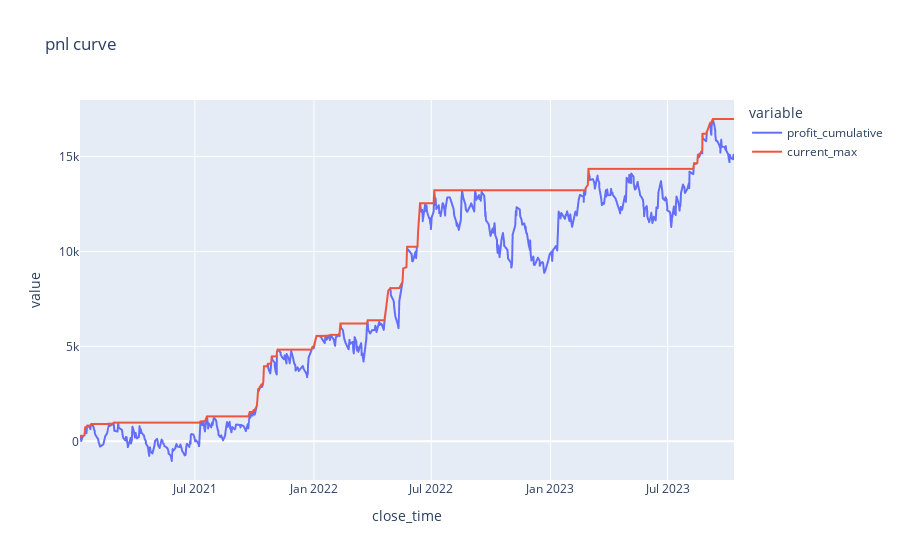
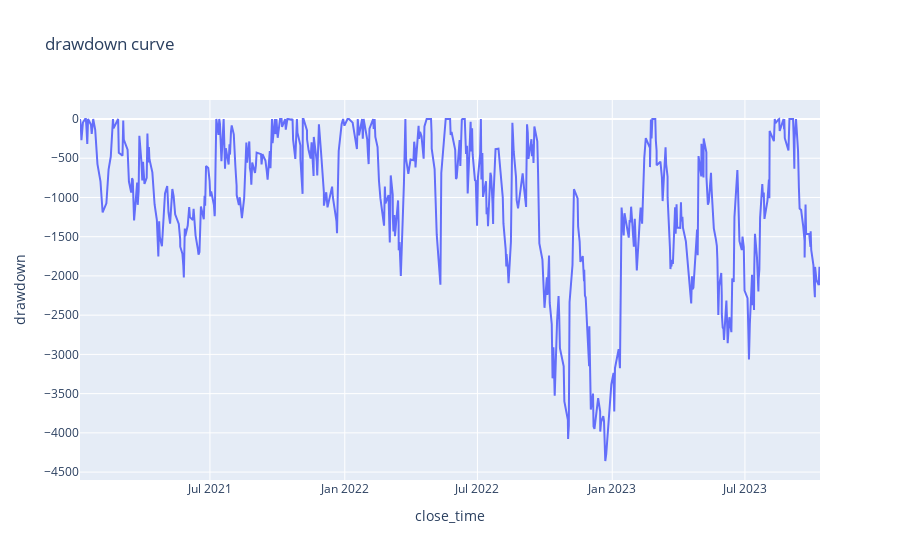

Write notebook code for charts like these, in order.
### Code cell
# 7) Absolute Drawdown
df['current_max'] = df['profit_cumulative'].expanding().max()
df['drawdown'] = df['profit_cumulative'] - df['current_max']
display(df)

fig_drawdown = px.line(df, x='close_time', y=['profit_cumulative', 'current_max'], title='pnl curve')
display(fig_drawdown)

fig_drawdown2 = px.line(df, x='close_time', y='drawdown', title='drawdown curve')
display(fig_drawdown2)

max_drawdown = df['drawdown'].min()
print('max_drawdown', round(max_drawdown, 2))

### Figure 1 — Plotly figure (JSON) as saved in the notebook; plotly's stock layout.template omitted (floating-point values rounded to 4 significant figures; data arrays with more than 128 entries replaced by an {"elided": "..."} marker saying what was removed)
{"data": [{"hovertemplate": "variable=profit_cumulative<br>close_time=%{x}<br>value=%{y}<extra></extra>", "legendgroup": "profit_cumulative", "line": {"color": "#636efa", "dash": "solid"}, "marker": {"symbol": "circle"}, "mode": "lines", "name": "profit_cumulative", "showlegend": true, "type": "scattergl", "x": {"elided": "631 str values"}, "xaxis": "x", "y": {"elided": "631 float values"}, "yaxis": "y"}, {"hovertemplate": "variable=current_max<br>close_time=%{x}<br>value=%{y}<extra></extra>", "legendgroup": "current_max", "line": {"color": "#EF553B", "dash": "solid"}, "marker": {"symbol": "circle"}, "mode": "lines", "name": "current_max", "showlegend": true, "type": "scattergl", "x": {"elided": "631 str values"}, "xaxis": "x", "y": {"elided": "631 float values"}, "yaxis": "y"}], "layout": {"autosize": true, "legend": {"title": {"text": "variable"}, "tracegroupgap": 0}, "title": {"text": "pnl curve"}, "xaxis": {"anchor": "y", "autorange": true, "domain": [0, 1], "range": ["2021-01-04 17:00", "2023-10-11 10:30"], "title": {"text": "close_time"}, "type": "date"}, "yaxis": {"anchor": "x", "autorange": true, "domain": [0, 1], "range": [-2038.0, 17980.0], "title": {"text": "value"}, "type": "linear"}}}

### Figure 2 — Plotly figure (JSON) as saved in the notebook; plotly's stock layout.template omitted (floating-point values rounded to 4 significant figures; data arrays with more than 128 entries replaced by an {"elided": "..."} marker saying what was removed)
{"data": [{"hovertemplate": "close_time=%{x}<br>drawdown=%{y}<extra></extra>", "legendgroup": "", "line": {"color": "#636efa", "dash": "solid"}, "marker": {"symbol": "circle"}, "mode": "lines", "name": "", "orientation": "v", "showlegend": false, "type": "scatter", "x": {"elided": "631 str values"}, "xaxis": "x", "y": {"elided": "631 float values"}, "yaxis": "y"}], "layout": {"autosize": true, "legend": {"tracegroupgap": 0}, "title": {"text": "drawdown curve"}, "xaxis": {"anchor": "y", "autorange": true, "domain": [0, 1], "range": ["2021-01-04 17:00", "2023-10-11 10:30"], "title": {"text": "close_time"}, "type": "date"}, "yaxis": {"anchor": "x", "autorange": true, "domain": [0, 1], "range": [-4601.0, 242.1], "title": {"text": "drawdown"}, "type": "linear"}}}
